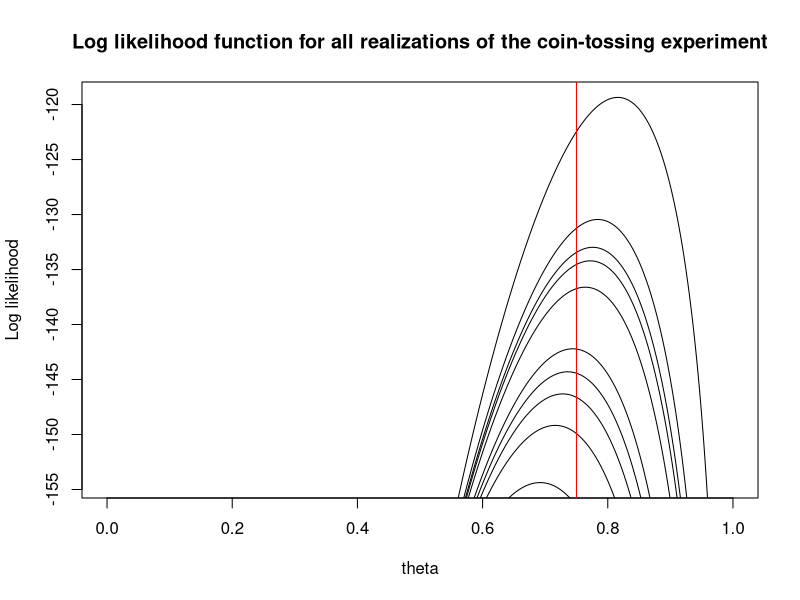
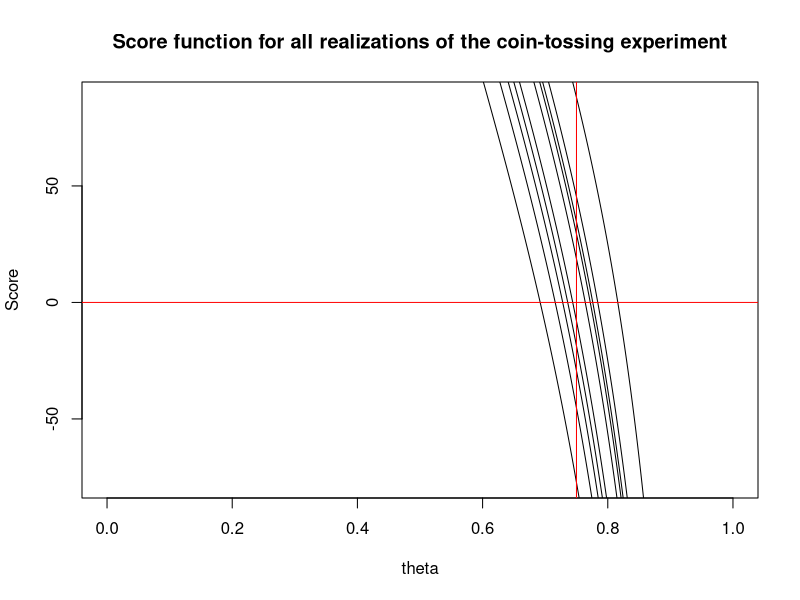
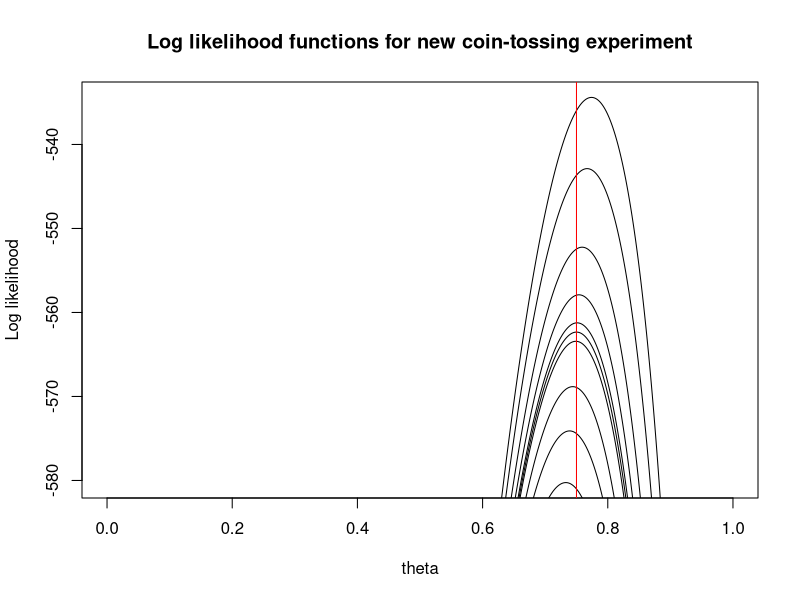

Write R code to recreate these figures, in order.
## ---- chunk 1
set.seed(1234567)
## ---- chunk 2
theta_0 = 0.75; n = 250; n_exper = 10
n_1 = rbinom(n_exper, n, theta_0); n_0 = n - n_1
## ---- chunk 3
# Grid of theta values
theta = seq(0, 1, by=0.001)
# Choose appropriate range of values for vertical axis
n1_interval = c(min(n_1), max(n_1)); th_hat_interval = n1_interval/n
maxL_interval = n*(th_hat_interval * log(th_hat_interval) + (1-th_hat_interval) * log(1-th_hat_interval))
# Create empty plot with axes and titles
plot(theta, theta,
     xlim=c(0,1), ylim=maxL_interval, type='n',
     main='Log likelihood function for all realizations of the coin-tossing experiment', xlab='theta', ylab='Log likelihood')
# Plot log-likelihood function for each realization of the experiment
for (i in 1:n_exper) {
  lines(theta, n_1[i] * log(theta) + n_0[i] * log(1-theta))
}
# Vertical line at true value
abline(v=theta_0, col='red')
## ---- chunk 4
score_interval = n1_interval / theta_0 - (n-n1_interval) / (1-theta_0)
plot(theta, theta, xlim=c(0,1), ylim=score_interval, type='n',
     main='Score function for all realizations of the coin-tossing experiment', xlab='theta', ylab='Score')
for (i in 1:n_exper) {
  lines(theta, n_1[i] / theta - n_0[i] / (1-theta))
}
# Vertical line at true value, horizontal line at zero
abline(v=theta_0, col='red')
abline(h=0, col='red')
## ---- chunk 5
# New values
theta_0 = 0.75; n = 1000; n_exper = 10
n_1 = rbinom(n_exper, n, theta_0); n_0 = n - n_1
# Grid of theta values
theta = seq(0, 1, by=0.001)
# Choose appropriate range of values for vertical axis
n1_interval = c(min(n_1), max(n_1)); th_hat_interval = n1_interval/n
maxL_interval = n*(th_hat_interval * log(th_hat_interval) + (1-th_hat_interval) * log(1-th_hat_interval))
# Create empty plot with axes and titles
plot(theta, theta,
     xlim=c(0,1), ylim=maxL_interval, type='n',
     main='Log likelihood functions for new coin-tossing experiment', xlab='theta', ylab='Log likelihood')
# Plot log-likelihood function for every realization of the experiment
for (i in 1:n_exper) {
  lines(theta, n_1[i] * log(theta) + n_0[i] * log(1-theta))
}
# Vertical line at true value
abline(v=theta_0, col='red')
